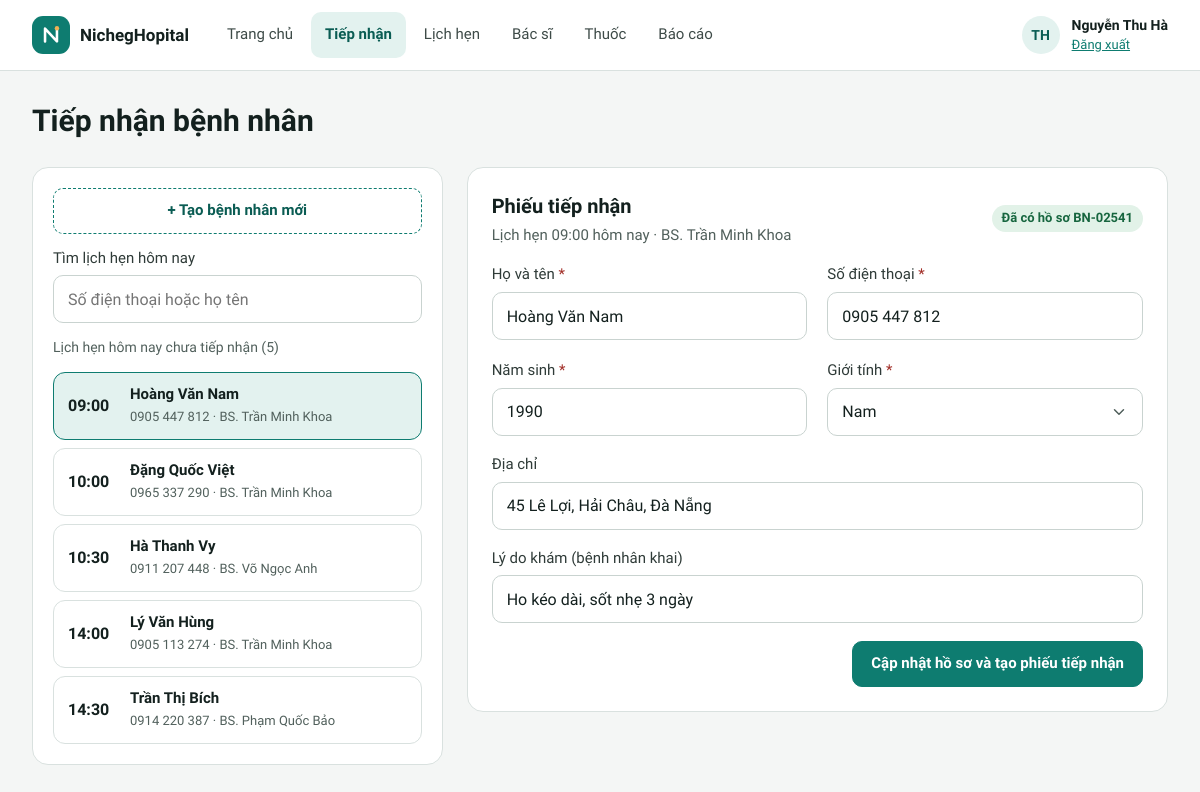
Page /quan-ly/tiep-nhan.php (signed in) on the committed database.
### tables this page shows
CREATE TABLE lich_hen (
  id           INT UNSIGNED AUTO_INCREMENT PRIMARY KEY,
  benh_nhan_id INT UNSIGNED NOT NULL,
  bac_si_id    INT UNSIGNED NOT NULL,
  ngay         DATE NOT NULL,
  gio          TIME NOT NULL,
  loai         ENUM('hen_truoc', 'vang_lai') NOT NULL DEFAULT 'hen_truoc' COMMENT 'vang_lai: đến khám không hẹn trước',
  ly_do        VARCHAR(255) NULL,
  trang_thai   ENUM('da_dat', 'cho_kham', 'dang_kham', 'da_kham', 'da_huy') NOT NULL DEFAULT 'da_dat',
  ly_do_huy    VARCHAR(100) NULL,
  tao_luc      DATETIME NOT NULL DEFAULT CURRENT_TIMESTAMP,
   
   
   
  giu_cho      TINYINT AS (IF(trang_thai = 'da_huy' OR loai = 'vang_lai', NULL, 1)) STORED,
  UNIQUE KEY uq_khung_gio (bac_si_id, ngay, gio, giu_cho),
  INDEX idx_lh_ngay (ngay, trang_thai),
  INDEX idx_lh_benh_nhan (benh_nhan_id),
  CONSTRAINT fk_lh_benh_nhan FOREIGN KEY (benh_nhan_id) REFERENCES benh_nhan (id),
  CONSTRAINT fk_lh_bac_si FOREIGN KEY (bac_si_id) REFERENCES bac_si (id)
);

CREATE TABLE benh_nhan (
  id            INT UNSIGNED AUTO_INCREMENT PRIMARY KEY,
  ma            VARCHAR(10)  NULL UNIQUE,
  ho_ten        VARCHAR(100) NOT NULL,
  so_dien_thoai CHAR(10)     NOT NULL UNIQUE,
  nam_sinh      SMALLINT UNSIGNED NULL,
  gioi_tinh     ENUM('Nam', 'Nữ') NULL,
  dia_chi       VARCHAR(255) NULL,
  tao_luc       DATETIME NOT NULL DEFAULT CURRENT_TIMESTAMP
);

CREATE TABLE bac_si (
  id            INT UNSIGNED AUTO_INCREMENT PRIMARY KEY,
  ho_ten        VARCHAR(100) NOT NULL,
  chuyen_khoa   VARCHAR(50)  NOT NULL,
  phong         VARCHAR(20)  NOT NULL,
  so_dien_thoai CHAR(10)     NOT NULL,
  email         VARCHAR(100) NULL,
  trinh_do      VARCHAR(100) NULL
);

### includes/tien-ich.php (called while the page is built, shortened)
<?php
function e(mixed $gia_tri): string
{
    return htmlspecialchars((string) ($gia_tri ?? ''), ENT_QUOTES, 'UTF-8');
}
function duong_dan_goc(): string
{
    static $goc = null;
    if ($goc === null) {
        $thu_muc_public = str_replace('\\', '/', (string) realpath(__DIR__ . '/../public'));
        $goc_web = rtrim(str_replace('\\', '/', (string) realpath($_SERVER['DOCUMENT_ROOT'] ?? '')), '/');
        $goc = '';
        if ($goc_web !== '' && str_starts_with($thu_muc_public . '/', $goc_web . '/')) {
            $phan = trim(substr($thu_muc_public, strlen($goc_web)), '/');
            $goc = $phan === '' ? '' : '/' . implode('/', array_map('rawurlencode', explode('/', $phan)));
        }
    }
    return $goc;
}
function url(string $trang, array $tham_so = []): string
{
    $tham_so = array_filter($tham_so, fn($v) => $v !== null && $v !== '');
    $chuoi = $tham_so ? '?' . http_build_query($tham_so, '', '&', PHP_QUERY_RFC3986) : '';
    return duong_dan_goc() . '/' . ltrim($trang, '/') . $chuoi;
}
function chi_so(string $chuoi): string
{
    return preg_replace('/\D+/', '', $chuoi);
}
function dinh_dang_sdt(?string $sdt): string
{
    $so = chi_so((string) $sdt);
    return strlen($so) === 10 ? substr($so, 0, 4) . ' ' . substr($so, 4, 3) . ' ' . substr($so, 7) : (string) $sdt;
}
function ten_bac_si(string $ho_ten): string
{
    return 'BS. ' . $ho_ten;
}
function hom_nay(): string
{
    return date('Y-m-d');
}
function gio_ngan(string $gio): string
{
    return substr($gio, 0, 5);
}
function gon(?string $chuoi): string
{
    return trim(preg_replace('/\s+/u', ' ', (string) $chuoi));
}

### includes/csdl.php (called while the page is built, shortened)
<?php
function csdl(): PDO
{
    static $pdo = null;
    if ($pdo === null) {
        $dsn = sprintf('mysql:host=%s;port=%d;dbname=%s;charset=utf8mb4', CSDL_MAY_CHU, CSDL_CONG, CSDL_TEN);
        try {
            $pdo = new PDO($dsn, CSDL_NGUOI_DUNG, CSDL_MAT_KHAU, [
                PDO::ATTR_ERRMODE => PDO::ERRMODE_EXCEPTION,
                PDO::ATTR_DEFAULT_FETCH_MODE => PDO::FETCH_ASSOC,
                PDO::ATTR_EMULATE_PREPARES => false,
            ]);
            $pdo->exec("SET time_zone = '+07:00'");
        } catch (PDOException $loi) {
            http_response_code(500);
            exit('Không kết nối được cơ sở dữ liệu. Hãy kiểm tra MySQL đã chạy và đã chạy lệnh "php database/cai-dat.php" (xem README.md). Chi tiết: '
                . htmlspecialchars($loi->getMessage()));
        }
    }
    return $pdo;
}
function truy_van(string $sql, array $tham_so = []): PDOStatement
{
    $lenh = csdl()->prepare($sql);
    $lenh->execute($tham_so);
    return $lenh;
}
function mot_dong(string $sql, array $tham_so = []): ?array
{
    $dong = truy_van($sql, $tham_so)->fetch();
    return $dong === false ? null : $dong;
}
function nhieu_dong(string $sql, array $tham_so = []): array
{
    return truy_van($sql, $tham_so)->fetchAll();
}

### public/quan-ly/tiep-nhan.php (the view, shortened to what this page needs)
<?php
$tu_khoa = gon($_GET['q'] ?? '');
$so_tim = chi_so($tu_khoa);
$ds_cho = nhieu_dong(
    "SELECT lh.id, lh.gio, bn.ho_ten, bn.so_dien_thoai, bs.ho_ten AS bac_si
     FROM lich_hen lh JOIN benh_nhan bn ON bn.id = lh.benh_nhan_id JOIN bac_si bs ON bs.id = lh.bac_si_id
     WHERE lh.ngay = ? AND lh.trang_thai = 'da_dat'
       AND (? = '' OR bn.ho_ten LIKE ? OR (? <> '' AND bn.so_dien_thoai LIKE ?))
     ORDER BY lh.gio, lh.id",
    [hom_nay(), $tu_khoa, "%$tu_khoa%", $so_tim, "%$so_tim%"]
);
$che_do = isset($_GET['moi']) || ($_POST['che_do'] ?? '') === 'moi' ? 'moi' : 'hen';
$lich_hen = null;
if ($che_do === 'hen') {
    $id = (int) ($_POST['id'] ?? $_GET['id'] ?? ($ds_cho[0]['id'] ?? 0));
    if ($id) {
        $lich_hen = mot_dong(
            "SELECT lh.*, bs.ho_ten AS bac_si FROM lich_hen lh JOIN bac_si bs ON bs.id = lh.bac_si_id
             WHERE lh.id = ? AND lh.ngay = ? AND lh.trang_thai = 'da_dat'",
            [$id, hom_nay()]
        );
    }
}
$benh_nhan = $lich_hen ? mot_dong('SELECT * FROM benh_nhan WHERE id = ?', [$lich_hen['benh_nhan_id']]) : null;
$gia_tri = [
    'ho_ten' => $benh_nhan['ho_ten'] ?? '',
    'sdt' => $benh_nhan ? dinh_dang_sdt($benh_nhan['so_dien_thoai']) : chi_so((string) ($_GET['sdt'] ?? '')),
    'nam_sinh' => (string) ($benh_nhan['nam_sinh'] ?? ''),
    'gioi_tinh' => $benh_nhan['gioi_tinh'] ?? '',
    'dia_chi' => $benh_nhan['dia_chi'] ?? '',
    'ly_do' => $lich_hen['ly_do'] ?? '',
    'bac_si_id' => '',
];
$loi = [];
function o_tiep_nhan(string $khoa, string $nhan, array $gia_tri, array $loi, bool $bat_buoc, string $them = ''): void
{
    ?>
    <div class="field">
      <label for="<?= e($khoa) ?>"><?= e($nhan) ?><?= $bat_buoc ? ' <span class="req">*</span>' : '' ?></label>
      <input class="inp<?= isset($loi[$khoa]) ? ' bad' : '' ?>" id="<?= e($khoa) ?>" name="<?= e($khoa) ?>" value="<?= e($gia_tri[$khoa]) ?>" <?= $them ?>>
    </div>
    <?php
}
$co_ho_so = $che_do === 'hen' && !empty($benh_nhan['ma']);
?>
<main class="pg">
  <div class="pg-head">
    <h1>Tiếp nhận bệnh nhân</h1>
  </div>
  <div class="split">
    <section class="card p20 stack g14 side" style="flex:1 1 360px">
      <a class="btn dashed<?= $che_do === 'moi' ? ' on' : '' ?>" href="<?= e(url('quan-ly/tiep-nhan.php', ['moi' => 1])) ?>">+ Tạo bệnh nhân mới</a>
      <form class="field" method="get" role="search">
        <label for="tim">Tìm lịch hẹn hôm nay</label>
        <input class="inp" id="tim" name="q" type="search" value="<?= e($tu_khoa) ?>" placeholder="Số điện thoại hoặc họ tên">
      </form>
      <span class="muted" style="font-size:14px">Lịch hẹn hôm nay chưa tiếp nhận (<?= count($ds_cho) ?>)</span>
      <div class="pick-list">
        <?php foreach ($ds_cho as $p): $chon = $che_do === 'hen' && $lich_hen && $p['id'] === $lich_hen['id']; ?>
          <a class="pick thin<?= $chon ? ' on' : '' ?>" style="min-height:68px;padding:10px 14px" href="<?= e(url('quan-ly/tiep-nhan.php', ['id' => $p['id'], 'q' => $tu_khoa])) ?>"<?= $chon ? ' aria-current="true"' : '' ?>>
            <span class="time"><?= e(gio_ngan($p['gio'])) ?></span>
            <span class="pick-col" style="gap:2px">
              <span class="t"><?= e($p['ho_ten']) ?></span>
              <span class="s"><?= e(dinh_dang_sdt($p['so_dien_thoai'])) ?> · <?= e(ten_bac_si($p['bac_si'])) ?></span>
            </span>
          </a>
        <?php endforeach; ?>
      </div>
    </section>
    <form class="card p24 stack g18 main" style="flex:2 1 600px" method="post" novalidate>
      <div class="row between">
        <div class="stack g4">
          <h2 style="font-size:20px"><?= $che_do === 'hen' ? 'Phiếu tiếp nhận' : 'Tạo bệnh nhân mới' ?></h2>
          <span class="muted" style="font-size:15px">
            <?= $che_do === 'hen'
                ? e('Lịch hẹn ' . gio_ngan($lich_hen['gio']) . ' hôm nay · ' . ten_bac_si($lich_hen['bac_si']))
                : 'Bệnh nhân không có lịch hẹn hôm nay · chọn bác sĩ khám' ?>
          </span>
        </div>
        <span class="pill <?= $co_ho_so ? 'ok' : 'info' ?>"><?= $co_ho_so ? e('Đã có hồ sơ ' . $benh_nhan['ma']) : 'Chưa có hồ sơ · sẽ tạo hồ sơ mới' ?></span>
      </div>
      <div class="form-grid">
        <?php
        o_tiep_nhan('ho_ten', 'Họ và tên', $gia_tri, $loi, true, 'autocomplete="off"');
        ?>
        <div class="field">
          <label for="gioi_tinh">Giới tính <span class="req">*</span></label>
          <select class="inp<?= isset($loi['gioi_tinh']) ? ' bad' : '' ?>" id="gioi_tinh" name="gioi_tinh">
            <option value="">— Chọn —</option><?= cac_lua_chon(['Nam', 'Nữ'], $gia_tri['gioi_tinh']) ?>
          </select>
        </div>
      </div>
      <div class="form-actions">
        <button class="btn pri" type="submit"><?= $co_ho_so ? 'Cập nhật hồ sơ và tạo phiếu tiếp nhận' : 'Tạo hồ sơ bệnh nhân và phiếu tiếp nhận' ?></button>
      </div>
    </form>
  </div>
</main>

### public/assets/app.css (style rules this page uses)
:root { --nen: #F4F6F5; --chu: #13201E; --chinh: #0E7C70; --chinh-dam: #0A5C53; --dam: #0B4F48; --nhat: #E3F2EF; --vien: #D9E1DF; --vien-o: #C9D3D0; --phu: #51605C; --nhan: #2F3B38; --ke: #EBEFEE; }
* { box-sizing: border-box; }
html { -webkit-text-size-adjust: 100%; scroll-padding-top: 88px; }
body { margin: 0; min-height: 100vh; background: var(--nen); color: var(--chu); font-family: 'Lexend', system-ui, sans-serif; font-size: 15px; line-height: 1.45; }
a { color: var(--chinh); }
h1, h2, h3, p { margin: 0; }
h1, h2, h3 { font-weight: 600; }
button, input, select, textarea { font: inherit; color: inherit; }
.muted { color: var(--phu); }
.stack { display: flex; flex-direction: column; }
.g4 { gap: 4px; }
.g14 { gap: 14px; }
.g18 { gap: 18px; }
.row { display: flex; flex-wrap: wrap; align-items: center; gap: 12px; }
.between { justify-content: space-between; }
.split { display: flex; flex-wrap: wrap; gap: 24px; align-items: flex-start; }
.split > .side { flex: 1 1 300px; min-width: 0; }
.split > .main { flex: 2.4 1 600px; min-width: 0; }
.pg { max-width: 1440px; margin: 0 auto; padding: 28px 32px 48px; display: flex; flex-direction: column; gap: 24px; }
.pg-head { display: flex; flex-direction: column; gap: 6px; }
.pg-head h1 { font-size: 30px; }
.card { background: #FFFFFF; border: 1px solid var(--vien); border-radius: 16px; }
.p20 { padding: 20px; }
.p24 { padding: 24px; }
.card h2 { font-size: 19px; }
.btn { min-height: 46px; padding: 0 18px; border-radius: 10px; border: 1px solid var(--vien-o); background: #FFFFFF; color: var(--chu); font-size: 15px; font-weight: 600; display: inline-flex; align-items: center; justify-content: center; gap: 8px; cursor: pointer; text-decoration: none; white-space: nowrap; }
.btn.pri { background: var(--chinh); border-color: var(--chinh); color: #FFFFFF; }
.btn.dashed { border-style: dashed; border-color: var(--chinh); color: var(--chinh-dam); }
.form-actions { display: flex; flex-wrap: wrap; gap: 10px; justify-content: flex-end; }
.field { display: flex; flex-direction: column; gap: 6px; }
.field label { font-size: 15px; font-weight: 500; color: var(--nhan); }
.inp { min-height: 48px; padding: 0 14px; border: 1px solid var(--vien-o); border-radius: 10px; font-size: 16px; color: var(--chu); background: #FFFFFF; width: 100%; }
input.inp, select.inp { height: 48px; }
input[type="search"].inp { -webkit-appearance: none; appearance: none; }
select.inp { -webkit-appearance: none; appearance: none; padding-right: 42px; cursor: pointer; }
.req { color: #A12D26; }
.form-grid { display: grid; grid-template-columns: repeat(auto-fit, minmax(min(240px, 100%), 1fr)); gap: 20px; }
.pill { display: inline-flex; align-items: center; gap: 6px; font-size: 13px; font-weight: 600; padding: 4px 10px; border-radius: 999px; white-space: nowrap; }
.pill.ok { background: #E2F2E8; color: #17663F; }
.pick { display: flex; align-items: center; gap: 14px; padding: 14px 16px; border-radius: 14px; border: 2px solid var(--vien); background: #FFFFFF; color: var(--chu); text-decoration: none; text-align: left; width: 100%; min-height: 84px; }
.pick.on { border-color: var(--chinh); background: var(--nhat); }
.pick.thin { border-width: 1px; border-radius: 12px; min-height: 58px; padding: 8px 12px; gap: 12px; }
.pick .t { font-size: 16px; font-weight: 600; }
.pick .s { font-size: 14px; color: var(--phu); }
.pick.thin .t { font-size: 15px; }
.pick.thin .s, .pick.tall .s { font-size: 13px; }
.pick-col { display: flex; flex-direction: column; gap: 3px; flex: 1 1 auto; min-width: 0; }
.pick-list { display: flex; flex-direction: column; gap: 8px; }
.pick .time { font-size: 16px; font-weight: 600; font-variant-numeric: tabular-nums; flex: 0 0 50px; }

### rows in the picture
lich_hen: gio "09:00", benh_nhan.ho_ten "Hoàng Văn Nam", benh_nhan.so_dien_thoai "0905 447 812", bac_si.ho_ten "BS. Trần Minh Khoa", gio.ho_ten "Lịch hẹn 09:00 hôm nay · BS. Trần Minh Khoa"
lich_hen: gio "10:00", benh_nhan.ho_ten "Đặng Quốc Việt", benh_nhan.so_dien_thoai "0965 337 290", bac_si.ho_ten "BS. Trần Minh Khoa"
lich_hen: gio "10:30", benh_nhan.ho_ten "Hà Thanh Vy", benh_nhan.so_dien_thoai "0911 207 448", bac_si.ho_ten "BS. Võ Ngọc Anh"
lich_hen: gio "14:00", benh_nhan.ho_ten "Lý Văn Hùng", benh_nhan.so_dien_thoai "0905 113 274", bac_si.ho_ten "BS. Trần Minh Khoa"
lich_hen: gio "14:30", benh_nhan.ho_ten "Trần Thị Bích", benh_nhan.so_dien_thoai "0914 220 387", bac_si.ho_ten "BS. Phạm Quốc Bảo"
benh_nhan: ma "Đã có hồ sơ BN-02541", ho_ten "Hoàng Văn Nam", nam_sinh "1990", dia_chi "45 Lê Lợi, Hải Châu, Đà Nẵng"

### other values in the picture
TEN_PHONG_KHAM "NichegHopital"
$nhan "Trang chủ"
$nhan "Tiếp nhận"
$nhan "Lịch hẹn"
$nhan "Bác sĩ"
$nhan "Thuốc"
$nhan "Báo cáo"
chu_cai_dau($nguoi_dung['ho_ten']) "TH"
$nguoi_dung['ho_ten'] "Nguyễn Thu Hà"
count($ds_cho) "5"
$nhan "Họ và tên Số điện thoại Năm sinh Địa chỉ Lý do khám (bệnh nhân khai)"
form field gioi_tinh "Nam"
